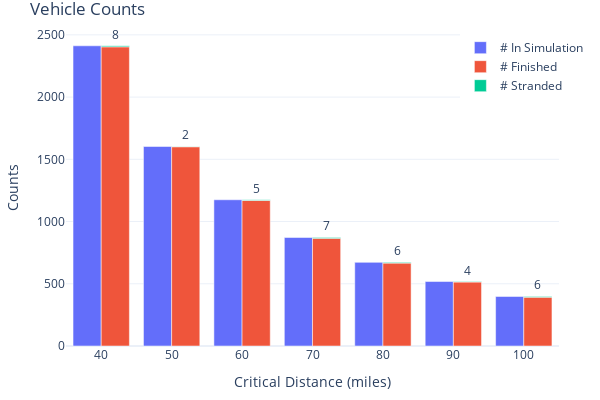

Here is the notebook cell this chart was saved with:
### Markdown cell above
#### 5.1 Vehicle Counts

### Code cell
fig = go.Figure(
    data=[
        go.Bar(
            name="# In Simulation",
            x=count_stats['param_value'],
            y=count_stats['sim_count'],
            offsetgroup=0,
            # text=count_stats['sim_count'],
            textposition='auto',
        ),
        go.Bar(
            name="# Finished",
            x=count_stats['param_value'],
            y=count_stats['fin_count'],
            offsetgroup=1,
            # text=count_stats['fin_count'],
            textposition='auto',
        ),
        go.Bar(
            name="# Stranded",
            x=count_stats['param_value'],
            y=count_stats['str_count'],
            offsetgroup=1,
            base=count_stats['fin_count'],
            text=count_stats['str_count'],
            textposition='auto',
        )
    ],
    layout=go.Layout(
        title="Vehicle Counts",
        yaxis_title="Counts", 
        xaxis_title="Critical Distance (miles)", width=600, height=400
        
    )
)
fig.update_xaxes(type='category')
fig.update_layout(margin=dict(l=20, r=20, t=30, b=20), uniformtext_minsize=8, uniformtext_mode='hide', template='plotly_white', legend=dict(
    # yanchor="top",
    y=0.99,
    # xanchor="right",
    x=0.8
))
fig.show()

### Figure 1 — Plotly figure (JSON) as saved in the notebook; plotly's stock layout.template omitted (floating-point values rounded to 4 significant figures)
{"data": [{"name": "# In Simulation", "offsetgroup": "0", "textposition": "auto", "type": "bar", "x": [40, 50, 60, 70, 80, 90, 100], "y": [2412, 1603, 1175, 872, 672, 518, 398]}, {"name": "# Finished", "offsetgroup": "1", "textposition": "auto", "type": "bar", "x": [40, 50, 60, 70, 80, 90, 100], "y": [2404, 1601, 1170, 865, 666, 514, 392]}, {"base": [2404, 1601, 1170, 865, 666, 514, 392], "name": "# Stranded", "offsetgroup": "1", "text": [8, 2, 5, 7, 6, 4, 6], "textposition": "auto", "type": "bar", "x": [40, 50, 60, 70, 80, 90, 100], "y": [8, 2, 5, 7, 6, 4, 6]}], "layout": {"height": 400, "legend": {"x": 0.8, "y": 0.99}, "margin": {"b": 20, "l": 20, "r": 20, "t": 30}, "title": {"text": "Vehicle Counts"}, "uniformtext": {"minsize": 8, "mode": "hide"}, "width": 600, "xaxis": {"autorange": true, "range": [-0.5, 6.5], "title": {"text": "Critical Distance (miles)"}, "type": "category"}, "yaxis": {"autorange": true, "range": [0, 2539.0], "title": {"text": "Counts"}, "type": "linear"}}}
